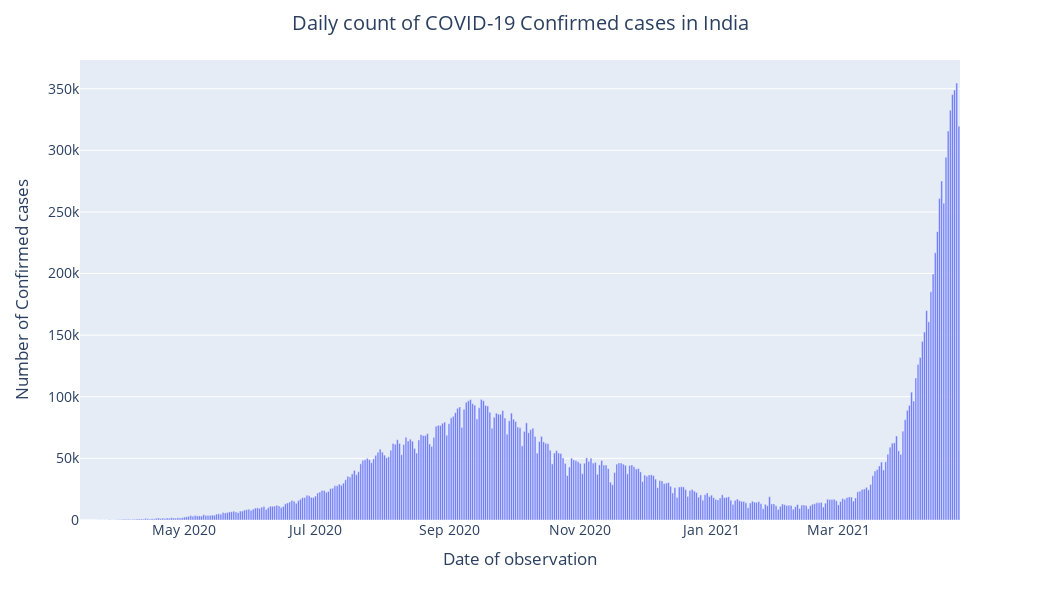

Source (notebook cell):
### Code cell
# Creating graphical representation of daily count of covid cases vs CFR in India
for Cols in India.columns:
    if Cols!='Date':
        if Cols!='Deceased':
            fig = px.bar(India, x="Date", y=Cols)
            layout = go.Layout(
                title=go.layout.Title(
                text="Daily count of COVID-19 "+ Cols + " cases in India",
                x=0.5
                ),
                font=dict(size=14),
                width=1040,
                height=600,
                xaxis_title = "Date of observation",
                yaxis_title = "Number of "+ Cols + " cases"
                )
            fig.update_layout(layout)
            fig.show()

### Figure 1 — Plotly figure (JSON) as saved in the notebook; plotly's stock layout.template omitted (floating-point values rounded to 4 significant figures; data arrays with more than 128 entries replaced by an {"elided": "..."} marker saying what was removed)
{"data": [{"alignmentgroup": "True", "hovertemplate": "Date=%{x}<br>Confirmed=%{y}<extra></extra>", "legendgroup": "", "marker": {"color": "#636efa"}, "name": "", "offsetgroup": "", "orientation": "v", "showlegend": false, "textposition": "auto", "type": "bar", "x": {"elided": "409 str values"}, "xaxis": "x", "y": {"elided": "409 int values"}, "yaxis": "y"}], "layout": {"barmode": "relative", "font": {"size": 14}, "height": 600, "legend": {"tracegroupgap": 0}, "margin": {"t": 60}, "title": {"text": "Daily count of COVID-19 Confirmed cases in India", "x": 0.5}, "width": 1040, "xaxis": {"anchor": "y", "domain": [0, 1], "title": {"text": "Date of observation"}}, "yaxis": {"anchor": "x", "domain": [0, 1], "title": {"text": "Number of Confirmed cases"}}}}
